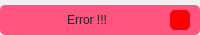
                     <widget class="QFrame" name="top_bar_2">
                      <property name="minimumSize">
                       <size>
                        <width>0</width>
                        <height>35</height>
                       </size>
                      </property>
                      <property name="maximumSize">
                       <size>
                        <width>16777215</width>
                        <height>35</height>
                       </size>
                      </property>
                      <property name="styleSheet">
                       <string notr="true"/>
                      </property>
                      <property name="frameShape">
                       <enum>QFrame::NoFrame</enum>
                      </property>
                      <property name="frameShadow">
                       <enum>QFrame::Raised</enum>
                      </property>
                      <layout class="QHBoxLayout" name="horizontalLayout_16">
                       <property name="spacing">
                        <number>0</number>
                       </property>
                       <property name="leftMargin">
                        <number>0</number>
                       </property>
                       <property name="topMargin">
                        <number>5</number>
                       </property>
                       <property name="rightMargin">
                        <number>0</number>
                       </property>
                       <property name="bottomMargin">
                        <number>0</number>
                       </property>
                       <item>
                        <widget class="QFrame" name="frame_error_poste">
                         <property name="maximumSize">
                          <size>
                           <width>550</width>
                           <height>16777215</height>
                          </size>
                         </property>
                         <property name="styleSheet">
                          <string notr="true">background-color: rgb(255, 85, 127);
border-radius: 5px;</string>
                         </property>
                         <property name="frameShape">
                          <enum>QFrame::StyledPanel</enum>
                         </property>
                         <property name="frameShadow">
                          <enum>QFrame::Raised</enum>
                         </property>
                         <layout class="QHBoxLayout" name="horizontalLayout_17">
                          <property name="leftMargin">
                           <number>10</number>
                          </property>
                          <property name="topMargin">
                           <number>3</number>
                          </property>
                          <property name="rightMargin">
                           <number>10</number>
                          </property>
                          <property name="bottomMargin">
                           <number>3</number>
                          </property>
                          <item>
                           <widget class="QLabel" name="label_error_poste">
                            <property name="styleSheet">
                             <string notr="true">color: rgb(35, 35, 35);</string>
                            </property>
                            <property name="text">
                             <string>Error !!!</string>
                            </property>
                            <property name="alignment">
                             <set>Qt::AlignCenter</set>
                            </property>
                           </widget>
                          </item>
                          <item>
                           <widget class="QPushButton" name="pb_close_pup_errorposte">
                            <property name="maximumSize">
                             <size>
                              <width>20</width>
                              <height>20</height>
                             </size>
                            </property>
                            <property name="styleSheet">
                             <string notr="true">QPushButton {
	border-radius: 5px;
	background-image: url(C:/Users/idris/Documents/qt/eye_of_god/resource/images/cil-x.png);
	background-position: center;
	background-color: rgb(255, 0, 0);
}
QPushButton:hover {
	background-color: rgb(50, 50, 50);
	color: rgb(200, 200, 200);
}
QPushButton:pressed {
	background-color: rgb(35, 35, 35);
	color: rgb(200, 200, 200);
}</string>
                            </property>
                            <property name="text">
                             <string/>
                            </property>
                           </widget>
                          </item>
                         </layout>
                        </widget>
                       </item>
                      </layout>
                     </widget>
